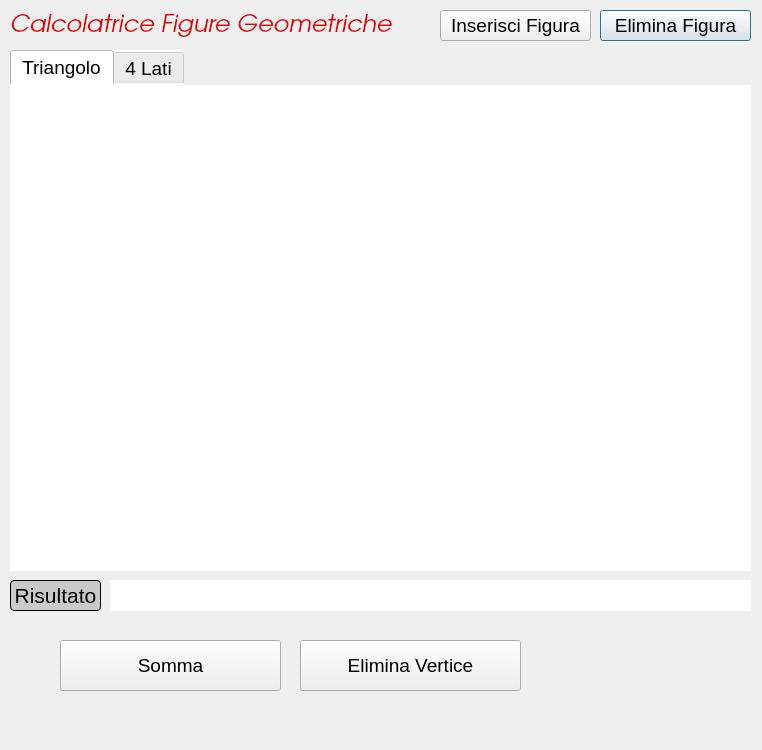
<?xml version="1.0" encoding="UTF-8"?>
<ui version="4.0">
 <class>Calcolatrice</class>
 <widget class="QDialog" name="Calcolatrice">
  <property name="geometry">
   <rect>
    <x>0</x>
    <y>0</y>
    <width>762</width>
    <height>750</height>
   </rect>
  </property>
  <property name="font">
   <font>
    <family>Ubuntu</family>
    <pointsize>14</pointsize>
   </font>
  </property>
  <property name="windowTitle">
   <string>Calcolatrice</string>
  </property>
  <widget class="QTabWidget" name="Grafici">
   <property name="geometry">
    <rect>
     <x>10</x>
     <y>50</y>
     <width>741</width>
     <height>521</height>
    </rect>
   </property>
   <property name="font">
    <font>
     <family>Ubuntu</family>
     <pointsize>14</pointsize>
    </font>
   </property>
   <property name="styleSheet">
    <string notr="true">border-left-color: rgb(255, 255, 255);
background-color: rgb(255, 255, 255);</string>
   </property>
   <property name="currentIndex">
    <number>0</number>
   </property>
   <widget class="QWidget" name="tabTriangolo">
    <attribute name="title">
     <string>Triangolo</string>
    </attribute>
   </widget>
   <widget class="QWidget" name="quattroLati">
    <attribute name="title">
     <string>4 Lati</string>
    </attribute>
    <widget class="QTabWidget" name="graficiQuad">
     <property name="geometry">
      <rect>
       <x>0</x>
       <y>0</y>
       <width>741</width>
       <height>501</height>
      </rect>
     </property>
     <property name="font">
      <font>
       <family>Ubuntu</family>
       <pointsize>13</pointsize>
      </font>
     </property>
     <property name="styleSheet">
      <string notr="true">background-color: rgb(255, 255, 255);</string>
     </property>
     <property name="tabShape">
      <enum>QTabWidget::Triangular</enum>
     </property>
     <property name="currentIndex">
      <number>0</number>
     </property>
     <widget class="QWidget" name="tabQuadrilatero">
      <attribute name="title">
       <string>Quadrilatero</string>
      </attribute>
     </widget>
     <widget class="QWidget" name="tabRettangolo">
      <attribute name="title">
       <string>Rettangolo</string>
      </attribute>
     </widget>
     <widget class="QWidget" name="tabQuadrato">
      <attribute name="title">
       <string>Quadrato</string>
      </attribute>
     </widget>
    </widget>
   </widget>
  </widget>
  <widget class="QLabel" name="Titolo">
   <property name="geometry">
    <rect>
     <x>10</x>
     <y>10</y>
     <width>421</width>
     <height>31</height>
    </rect>
   </property>
   <property name="font">
    <font>
     <family>TeX Gyre Adventor</family>
     <pointsize>18</pointsize>
     <weight>9</weight>
     <italic>true</italic>
     <bold>false</bold>
    </font>
   </property>
   <property name="styleSheet">
    <string notr="true">font: 75 italic 18pt &quot;TeX Gyre Adventor&quot;;
border-color: rgb(190, 0, 0);
color: rgb(220, 0, 0);</string>
   </property>
   <property name="text">
    <string>Calcolatrice Figure Geometriche</string>
   </property>
  </widget>
  <widget class="QPushButton" name="eliminaFigura">
   <property name="geometry">
    <rect>
     <x>600</x>
     <y>10</y>
     <width>151</width>
     <height>31</height>
    </rect>
   </property>
   <property name="text">
    <string>Elimina Figura</string>
   </property>
  </widget>
  <widget class="QLabel" name="Risultato">
   <property name="geometry">
    <rect>
     <x>10</x>
     <y>580</y>
     <width>91</width>
     <height>31</height>
    </rect>
   </property>
   <property name="font">
    <font>
     <family>Ubuntu</family>
     <pointsize>16</pointsize>
    </font>
   </property>
   <property name="styleSheet">
    <string notr="true">background-color: rgb(202, 202, 202);

border: 0.5px solid black;

border-radius: 4px;</string>
   </property>
   <property name="text">
    <string>Risultato</string>
   </property>
   <property name="alignment">
    <set>Qt::AlignCenter</set>
   </property>
  </widget>
  <widget class="QPushButton" name="inserisciFigura">
   <property name="geometry">
    <rect>
     <x>440</x>
     <y>10</y>
     <width>151</width>
     <height>31</height>
    </rect>
   </property>
   <property name="font">
    <font>
     <pointsize>14</pointsize>
    </font>
   </property>
   <property name="text">
    <string>Inserisci Figura</string>
   </property>
   <property name="autoDefault">
    <bool>false</bool>
   </property>
  </widget>
  <widget class="QLabel" name="labRisultati">
   <property name="geometry">
    <rect>
     <x>110</x>
     <y>580</y>
     <width>641</width>
     <height>31</height>
    </rect>
   </property>
   <property name="font">
    <font>
     <family>Ubuntu</family>
     <pointsize>14</pointsize>
    </font>
   </property>
   <property name="styleSheet">
    <string notr="true">background-color: rgb(255, 255, 255);

padding-left: 5px;</string>
   </property>
   <property name="text">
    <string/>
   </property>
   <property name="alignment">
    <set>Qt::AlignLeading|Qt::AlignLeft|Qt::AlignVCenter</set>
   </property>
   <property name="margin">
    <number>0</number>
   </property>
  </widget>
  <widget class="QPushButton" name="Somma">
   <property name="geometry">
    <rect>
     <x>60</x>
     <y>640</y>
     <width>221</width>
     <height>51</height>
    </rect>
   </property>
   <property name="text">
    <string>Somma</string>
   </property>
  </widget>
  <widget class="QPushButton" name="eliminaVertice">
   <property name="geometry">
    <rect>
     <x>300</x>
     <y>640</y>
     <width>221</width>
     <height>51</height>
    </rect>
   </property>
   <property name="text">
    <string>Elimina Vertice</string>
   </property>
  </widget>
 </widget>
 <layoutdefault spacing="6" margin="11"/>
 <resources/>
 <connections/>
</ui>
